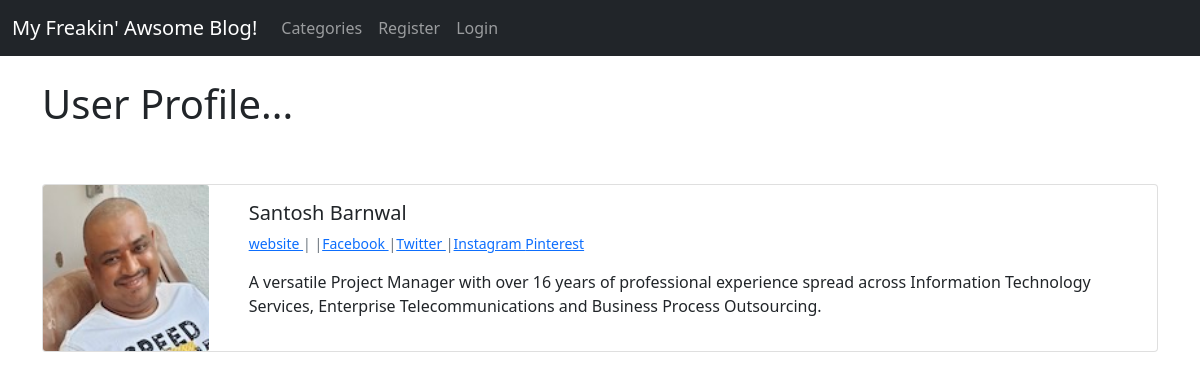
/members/1/profile/, run on the app's committed database.
### theblog/models.py (models this page shows)
class Profile(models.Model):
  user = models.OneToOneField(User, null=True, on_delete=models.CASCADE)
  bio = models.TextField()
  profile_pic = models.ImageField(null= True, blank=True, upload_to="images/profile")
  website_url = models.CharField(max_length=255, null= True, blank=True)
  facebook_url = models.CharField(max_length=255, null= True, blank=True)
  twitter_url = models.CharField(max_length=255, null= True, blank=True)
  instagram_url = models.CharField(max_length=255, null= True, blank=True)
  pinterest_url = models.CharField(max_length=255, null= True, blank=True)
  def __str__(self):
    return str(self.user)

### members/views.py (the view)
# urls.py: path('<int:pk>/profile/', ShowProfilePageView.as_view(), name='show_profile_page'),
class ShowProfilePageView(DetailView):
  model = Profile
  template_name = 'registration/user_profile.html'
  def get_context_data(self, *args, **kwargs):
    context = super(ShowProfilePageView, self).get_context_data (*args, **kwargs)
    page_user = get_object_or_404(Profile, id=self.kwargs['pk'])
    context["page_user"] = page_user
    return context

### members/templates/registration/user_profile.html
{% extends 'base.html' %} {% load static %} {% block content %}
<h1>User Profile...</h1>
<br /><br />
<div class="card mb-3">
  <div class="row no-gutters">
    <div class="col-md-2">
      {%if page_user.profile_pic%}
      <img src="{{ page_user.profile_pic.url }}" class="card-img" />
      {%else%}
      <img
        src="{%static 'theblog/images/blank-profile.png' %}"
        class="card-img"
      />
      {%endif%}
    </div>
    <div class="col-md-10">
      <div class="card-body">
        <h5 class="card-title">
          {{ page_user.user.first_name }} {{ page_user.user.last_name }}
        </h5>
        <p class="small text-muted">
          {%if page_user.website_url%}
          <a href="{{ page_user.website_url }}" target="_blank">website </a>|
          {%endif%} {%if page_user.facebook_url%} |<a
            href="{{ page_user.facebook_url }}"
            target="_blank"
            >Facebook
          </a>
          {%endif%} {%if page_user.twitter_url%} |<a
            href="{{ page_user.twitter_url }}"
            target="_blank"
            >Twitter
          </a>
          {%endif%} {%if page_user.instagram_url%} |<a
            href="{{ page_user.instagram_url }}"
            target="_blank"
            >Instagram
          </a>
          {%endif%} {%if page_user.pinterest_url%}
          <a href="{{ page_user.pinterest_url }}" target="_blank">Pinterest</a>
          {%endif%}
        </p>
        <p class="card-text">{{ page_user.bio }}</p>
      </div>
    </div>
  </div>
</div>
<br /><br />
{% endblock %}

### data on the page
Profile: profile_pic (picture), user.first_name "Santosh", user.last_name "Barnwal", bio "A versatile Project Manager with over 16 years of professional experience spread across Information Technology Services, Enterprise Telecommunications and Business Process Outsourcing."
